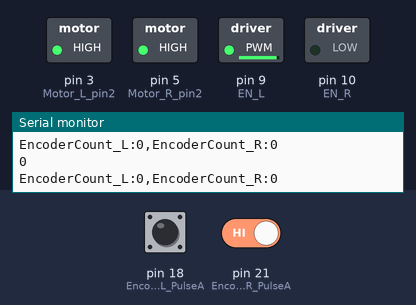
A sketch run on a simulated Arduino Mega 2560, built with avr-gcc and run on an emulated ATmega2560. Parts: switched loads named in the sketch (green lamp = pin HIGH), the last lines printed to the serial monitor. The test bench sets the inputs (shaded band); at power-on: pin 18 (Encoder_L_PulseA) HIGH, pin 21 (Encoder_R_PulseA) HIGH.

Above: at 1.2 s.
1.3 s: pin 18 (Encoder_L_PulseA) pulsed LOW 2 times (0.12 s each, 0.3 s apart)
At 1.56 s:
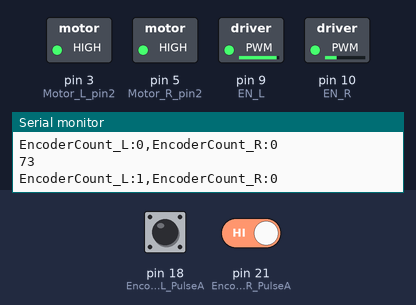
Timing chart, 0 to 10.3 s (numbered marks = the images above; inputs shaded):
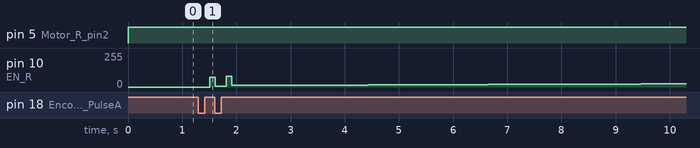

Measured:
- after the input at 1.3 s, pin 10 (EN_R): ramps from 6/255 to 79/255 and jumps back, once every 0.30 s

The sketch:

position_sync.ino
```cpp
#define Motor_L_pin2 3
#define EN_L 9
#define Encoder_L_PulseA 18 // INT3
#define Motor_R_pin2 5
#define EN_R 10
#define Encoder_R_PulseA 21 // INT0

#define PWM_L 240

// encodercount
volatile long EncoderCount_L = 0;
volatile long EncoderCount_R = 0;

//pid variable
long preT = 0;
float pre_error = 0;
float e_integral = 0;

void setup() {
  Serial.begin(9600);

  //pinmode
  pinMode(Motor_L_pin2, OUTPUT);
  pinMode(Motor_R_pin2, OUTPUT);
  pinMode(EN_L, OUTPUT);
  pinMode(EN_R, OUTPUT);
  pinMode(Encoder_L_PulseA, INPUT);
  pinMode(Encoder_R_PulseA, INPUT);

  digitalWrite(Motor_L_pin2, HIGH);
  analogWrite(EN_L, PWM_L);
  init_INT();

  //global interrupt enable
  SREG |= 0x01 << SREG_I;
}

void loop() {
  float kp = 6.0;
  float ki = 0.7;
  float kd = 6.8;
  float output = PID_pos_sync(EncoderCount_L, kp, kd, ki);
  Motor_R_Drive(output);

  // for serial plot
  Serial.print("EncoderCount_L:");
  Serial.print(EncoderCount_L);
  Serial.print(",");
  Serial.print("EncoderCount_R:");
  Serial.println(EncoderCount_R);
  delay(100);
}

void init_INT(){
  EICRA |= (1 << ISC30) | (1 << ISC31); //falling
  EICRA |= (1 << ISC00) | (1 << ISC01); //falling
  EIMSK |= (1 << INT3); //local interrpt for 3
  EIMSK |= (1 << INT0); //local interrpt for 1
}

//INT3 ISR
ISR(INT3_vect) {
  EncoderCount_L++;
}

//INT1 ISR
ISR(INT0_vect) {
  EncoderCount_R++;
}

float PID_pos_sync(int target, float kp, float kd, float ki) {
  long currentTime = micros();
  float dt = ((float)(currentTime - preT)) / 1.0e6;
  int error = target - EncoderCount_R;
  e_integral += error * dt;
  float e_derivative = (error - pre_error) / dt;
  float output = (kp * error) + (kd * e_derivative) + (ki * e_integral);

  //for next loop
  preT = currentTime;
  pre_error = error;
  return output;
}

void Motor_R_Drive(float output) {
  if (output < 0) output = -output;
  int pwm_R = output;

  if (EncoderCount_R > EncoderCount_L) {
    pwm_R = 0;
  } else if (pwm_R > 255) {
    pwm_R = 255;
  }

  digitalWrite(Motor_R_pin2, HIGH); //PORT 활용
  analogWrite(EN_R, pwm_R); //duty cycle 활용
  Serial.println(pwm_R);
}
```
